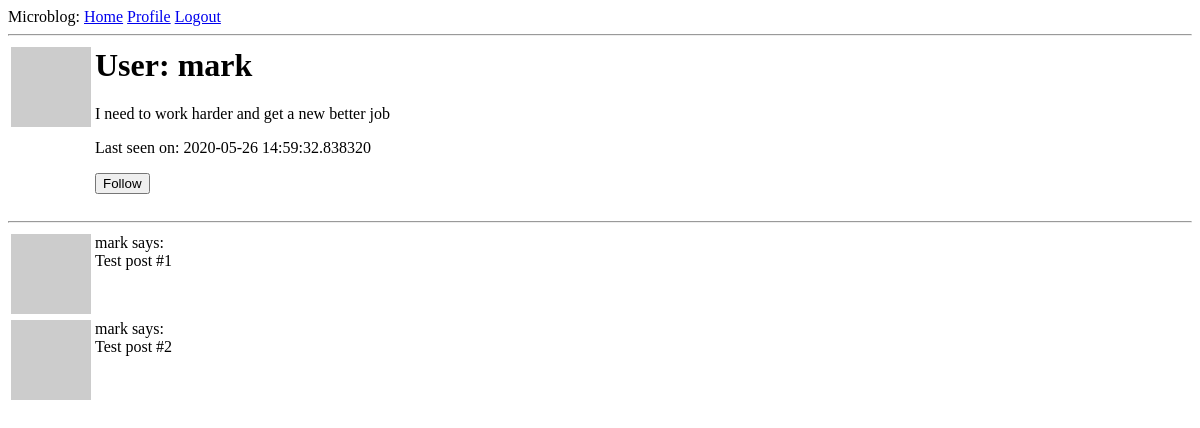
/user/mark (signed in), run on an earlier commit of the app's database.
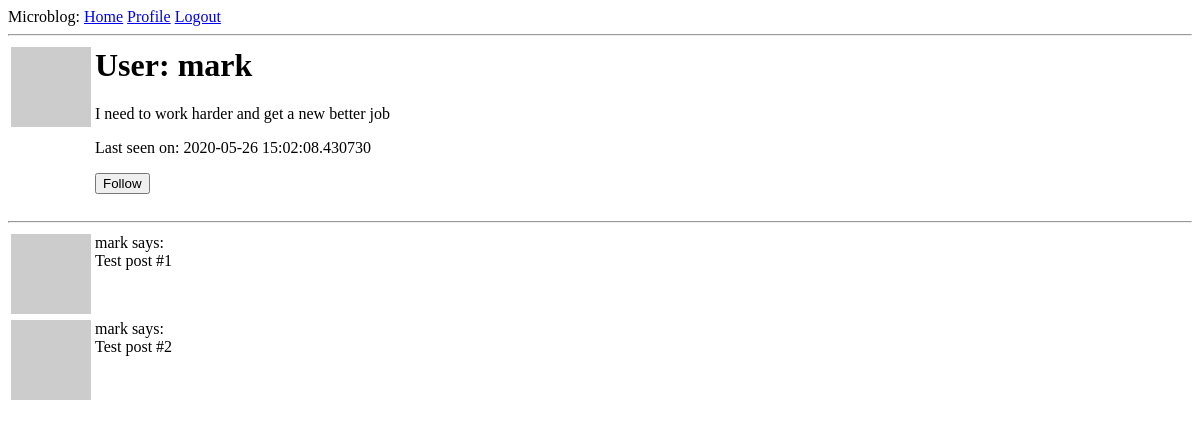
And on a later commit of the database.
### app/models.py (models this page shows, shortened)
class User(UserMixin, db.Model):
    id = db.Column(db.Integer, primary_key=True)
    username = db.Column(db.String(64), index=True, unique=True)
    email = db.Column(db.String(120), index=True, unique=True)
    password_hash = db.Column(db.String(128))
    posts = db.relationship('Post', backref='author', lazy='dynamic')
    about_me = db.Column(db.String(140))
    last_seen = db.Column(db.DateTime, default = datetime.utcnow)
    followed = db.relationship(
        'User', secondary = followers,
        primaryjoin = (followers.c.follower_id == id),
        secondaryjoin = (followers.c.followed_id == id),
        backref = db.backref('followers', lazy = 'dynamic'), lazy = 'dynamic')
    def avatar(self, size):
        digest = md5(self.email.lower().encode('utf-8')).hexdigest()
        return 'https://www.gravatar.com/avatar/{}?d=identicon&s={}'.format(digest, size)
    def is_following(self, user):
        return self.followed.filter(followers.c.followed_id == user.id).count() > 0

### app/routes.py (the view)
@app.route('/user/<username>')
@login_required
def user(username):
    user = User.query.filter_by(username=username).first_or_404()
    posts = [
        {'author': user, 'body': "Test post #1"},
        {'author': user, 'body': 'Test post #2'}
    ]
    form = emptyForm()
    return render_template('user.html', user = user, form = form, posts = posts)

### app/forms.py
class emptyForm(FlaskForm):
    submit = SubmitField('Submit')

### app/models.py (called while the page is built)
@login.user_loader
def load_user(id):
    return User.query.get(int(id))

### app/routes.py (called while the page is built)
@app.before_request
def before_request():
    if current_user.is_authenticated:
        current_user.last_seen = datetime.utcnow()
        db.session.commit()

### app/templates/user.html (shortened to what this page needs)
{% extends 'base.html' %}
{% block content %}
<table>
    <tr valign='top'>
        <td><img src="{{ user.avatar(128) }}"></td>
        <td>
            <h1>User: {{ user.username }}</h1>
            {% if user.about_me %}<p>{{ user.about_me }}</p>{% endif %}
            {% if user.last_seen %}<p>Last seen on: {{ user.last_seen }}</p>{% endif %}
            {% if user == current_user %}
            <p>
                <a href="{{ url_for('edit_profile')}}">Edit Your Profile</a>
            </p>
            {% elif not current_user.is_following(user) %}
            <p>
                <form action="{{ url_for('follow', username=user.username) }}" method="post">
                    {{ form.submit(value='Follow') }}
                </form>
            </p>
            {% endif %}
        </td>
    </tr>
</table>
<hr>
    {% for post in posts %}
        {% include '_posts.html' %}
    {% endfor %}
{% endblock %}

### app/templates/base.html (shortened to what this page needs)
<html>
    <head>
    </head>
    <body>
        <div>
            Microblog:
            <a href="{{ url_for('index') }}">Home</a>
            {% if current_user.is_anonymous %}
            <a href="{{ url_for('login') }}">Login</a>
            {% else %}
            <a href="{{ url_for('user', username = current_user.username) }}">Profile</a>
            <a href="{{ url_for('logout') }}">Logout</a>
            {% endif %}
        </div>
        <hr>
        {% block content %}{% endblock %}
    </body>
</html>

### app/templates/_posts.html
<table>
    <tr valign = 'top'>
        <td><img src="{{ user.avatar(36) }}"></td>
        <td>{{ post.author.username }} says:<br>{{ post.body }}</td>
    </tr>
</table>

What changed in the data, as far as the page shows it:
changed User "mark": last_seen "2020-05-26 14:59:32.838320" → "2020-05-26 15:02:08.430730"
